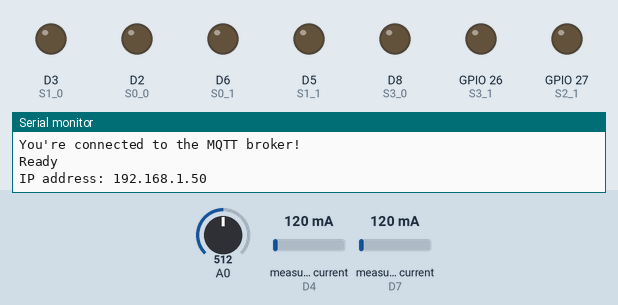
Simulated run of this sketch. Board: ESP8266 (NodeMCU). On the bench: output pins drawn as LEDs (lit = HIGH), the last lines printed to the serial monitor. Inputs (shaded band) come from the test bench; at power-on: A0 = 512, measured current (sensors on D4, D7) 120 mA. WiFi joins after 1.5 s; servers stay silent unless stated; no MQTT or app messages arrive unless stated; pins used as bus, display or sensor lines are not drawn.

Above: at 2.6 s.
At 4.1 s:
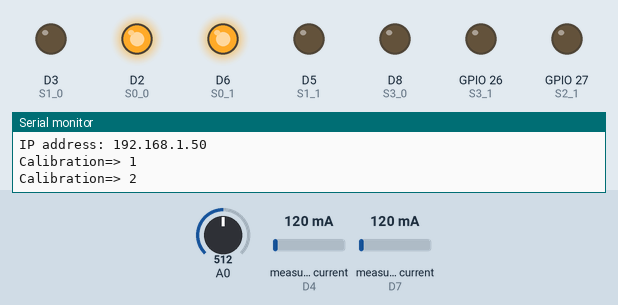
At 6.1 s:
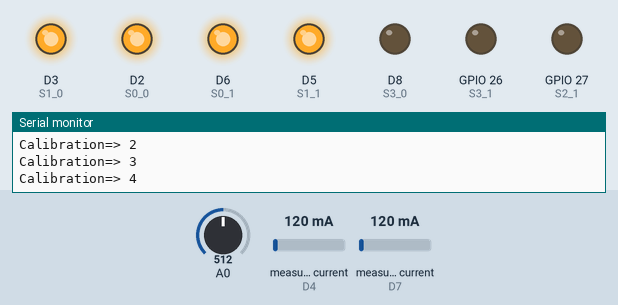
At 9.1 s:
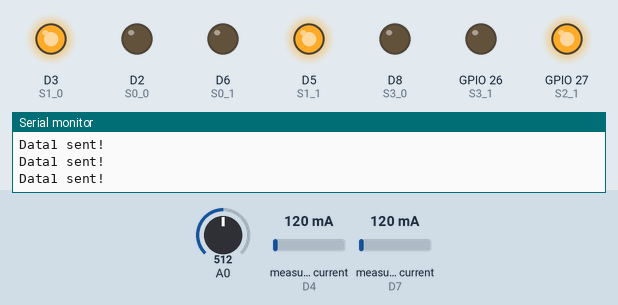
At 13.1 s:
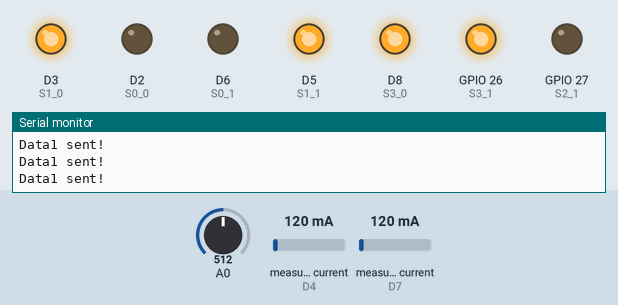
At 21.1 s:
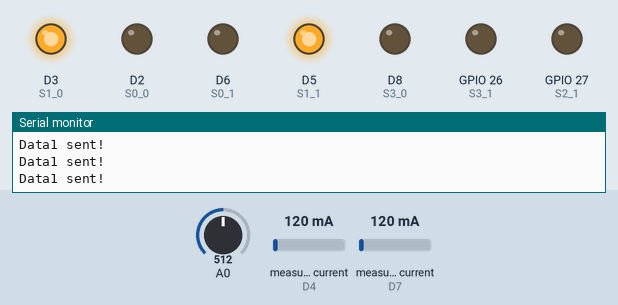
Timing chart, 0 to 22.4 s (numbered marks = the images above):
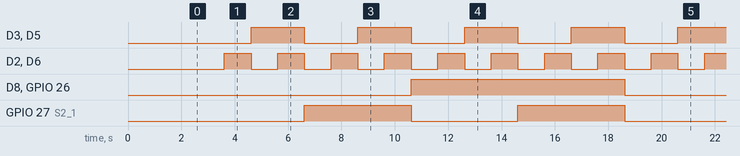

The sketch:

CurrentVoltageMeasureV1.3.ino
```cpp
#include "EmonLib.h"
#include <Filters.h> //Easy library to do the calculations
#include <ArduinoMqttClient.h>
#include <ArduinoOTA.h>
#include <ESP8266WiFi.h>
#include <ESP8266mDNS.h>


#define DEBUG
#define RELEASE

#define AvgSize 50                                 // Avg Size for moving avarage

const char* ssid = "RF_AP1"; //AP SSID
const char* password = "payungteduh123"; //AP PASSWORD

WiFiClient wifiClient;
MqttClient mqttClient(wifiClient);

const char broker[] = "172.16.68.72";
int        port     = 1883;
const char topic[]  = "wheel1/power_meter/esp8266";
const char topic2[]  = "real_unique_topic_2";
const char topic3[]  = "real_unique_topic_3";

//WiFi config
IPAddress local_IP(172, 16, 68, 201);
IPAddress subnet(255, 255, 255, 0);
IPAddress gateway(172, 16, 68, 1);
IPAddress primaryDNS(8, 8, 8, 8);
IPAddress secondaryDNS(8, 8, 4, 4);


// Emon initialize
EnergyMonitor emon0_0;                             // Create an instance emon0
EnergyMonitor emon0_1;                             // Create an instance emon1

// Factor calibration, get from calculate y=mx+c
//float Fcal = 0.807097582;
//float Fcal = 0.349667607;
float Fcal = 0.279467369;

//Define sensor_id
const int sensor_idv = 1;

int calibration = 1;

// Define digital pinout for drive S0,S1,S2,S3 MUX0 & MUX1
const int S0_0 = 4;
const int S1_0 = 0;
const int S2_0 = 2;
const int S3_0 = 15;
const int S0_1 = 12;
const int S1_1 = 14;
const int S2_1 = 27;
const int S3_1 = 26;

char *mux[] = {"0000", //ch0
               "1000", //ok
               "0100", //ok
               "1100", //ok
               "0010", //ok
               "1010", //ok
               "0110", //ok
               "1110", //ok
               "0001", //ok
               "1001", //ok
               "0101", //irms0: ok  irms1: ok
               "1101", //irms0: ok  irms1: ok
               "0011", //irms0: ok  irms1: ok
               "1011", //irms0: ok  irms1: ok
               "0111", //irms0: ok  irms1: ok
               "1111"}; //irms0: ok  irms1: ok

//char *mux[] = {"0011"};

// Define bit MUX variable
String ch_mux;
String mux_bit0;
String mux_bit1;
String mux_bit2;
String mux_bit3;

// Filters Library
float testFrequency = 50;                     // test signal frequency (Hz)
float windowLength = 100.0/testFrequency;     // how long to average the signal, for statistist

float intercept = -0.04; // to be adjusted based on calibration testing
float slope = 0.0405; // to be adjusted based on calibration testing

// MvAvg method variable
uint8_t indexR = 0;uint8_t indexS = 0;uint8_t indexT = 0;
float sumR;float sumS;float sumT;
float readingR[AvgSize];float readingS[AvgSize];float readingT[AvgSize];
float MvAvgR;float MvAvgS;float MvAvgT;

// Define variable volatge value
float VoltsR; // VoltageR
float VoltsS; // VoltageS
float VoltsT; // VoltageT

// Define variable millis old time
int64_t oldtime;
int64_t oldsendtime;
int i = 0;

void setup() {
  Serial.begin(9600);
  emon0_0.current(D4, 38.3);                       // Current: input pin, calibration. ratio/Rburden
  emon0_1.current(D7, 38.3);                       // Current: input pin, calibration. ratio/Rburden

  // Initialiaze digital pinout for drive S0,S1,S2,S3 MUX0
  pinMode(S0_0, OUTPUT);
  pinMode(S1_0, OUTPUT);
  pinMode(S2_0, OUTPUT);
  pinMode(S3_0, OUTPUT);

  // Initialiaze digital pinout for drive S0,S1,S2,S3 MUX1
  pinMode(S0_1, OUTPUT);
  pinMode(S1_1, OUTPUT);
  pinMode(S2_1, OUTPUT);
  pinMode(S3_1, OUTPUT);

  if (!WiFi.config(local_IP, gateway, subnet, primaryDNS, secondaryDNS)) {
    Serial.println("STA Failed to configure");
  }
  WiFi.mode(WIFI_STA);
  WiFi.begin(ssid, password); //WiFi init
  Serial.print("Connecting");
  Serial.println();
  while (WiFi.status() != WL_CONNECTED) { //WiFi not connected
    delay(500);
    Serial.print("=");
  }
  Serial.println("");
  while (WiFi.waitForConnectResult() != WL_CONNECTED) {
    Serial.println("Connection Failed! Rebooting...");
    delay(5000);
    ESP.restart();
  }
  if (WiFi.status() == WL_CONNECTED) { //WiFi connected
    Serial.println("Connected, IP address: ");
    Serial.println(WiFi.localIP());
  }

  Serial.print("Attempting to connect to the MQTT broker: ");
  Serial.println(broker);

  if (!mqttClient.connect(broker, port)) {
    Serial.print("MQTT connection failed! Error code = ");
    Serial.println(mqttClient.connectError());

    while (1);
  }

  Serial.println("You're connected to the MQTT broker!");
  Serial.println();

  //Upload Program Over The Air (OTA)
  ArduinoOTA.setPassword((const char*) "h.123+Gmi8");
  ArduinoOTA.onStart([]() {
    String type;
    if (ArduinoOTA.getCommand() == U_FLASH)
      type = "sketch";
    else // U_SPIFFS
      type = "filesystem";

    // NOTE: if updating SPIFFS this would be the place to unmount SPIFFS using SPIFFS.end()
    Serial.println("Start updating " + type);
  });
  ArduinoOTA.onEnd([]() {
    Serial.println("\nEnd");
  });
  ArduinoOTA.onProgress([](unsigned int progress, unsigned int total) {
    Serial.printf("Progress: %u%%\r", (progress / (total / 100)));
  });
  ArduinoOTA.onError([](ota_error_t error) {
    Serial.printf("Error[%u]: ", error);
    if (error == OTA_AUTH_ERROR) Serial.println("Auth Failed");
    else if (error == OTA_BEGIN_ERROR) Serial.println("Begin Failed");
    else if (error == OTA_CONNECT_ERROR) Serial.println("Connect Failed");
    else if (error == OTA_RECEIVE_ERROR) Serial.println("Receive Failed");
    else if (error == OTA_END_ERROR) Serial.println("End Failed");
  });
  ArduinoOTA.begin();
  Serial.println("Ready");
  Serial.print("IP address: ");
  Serial.println(WiFi.localIP());

  // Initialize value oldtime millis
  oldtime = millis();
  oldsendtime = millis();
}

void loop() {
    // call poll() regularly to allow the library to send MQTT keep alive which
    // avoids being disconnected by the broker
    mqttClient.poll();
    ArduinoOTA.handle();
    RunningStatistics inputStatsR;                        //Easy life lines, actual calculation of the RMS requires a load of coding
    RunningStatistics inputStatsS;
    RunningStatistics inputStatsT;
    inputStatsR.setWindowSecs(windowLength);
    inputStatsS.setWindowSecs(windowLength);
    inputStatsT.setWindowSecs(windowLength);

    while(true) {
      inputStatsR.input(analogRead(D0));                  // log to Stats function
      inputStatsS.input(analogRead(D3));                  // log to Stats function
      inputStatsT.input(analogRead(D6));                  // log to Stats function

        VoltsR = intercept + slope * inputStatsR.sigma(); // Calibartions for offset and amplitude
        VoltsR= VoltsR*(40.3231);                         // Further calibrations for the amplitude
        // movingAvgR method
        sumR = sumR - readingR[indexR];
        readingR[indexR] = VoltsR;
        sumR = sumR + readingR[indexR];
        indexR = indexR + 1;
        if(indexR >= AvgSize){
           indexR = 0;
        }
        MvAvgR = sumR/AvgSize;

        VoltsS = intercept + slope * inputStatsS.sigma(); // Calibartions for offset and amplitude
        VoltsS= VoltsS*(40.3231);                         // Further calibrations for the amplitude
        // movingAvgS method
        sumS = sumS - readingS[indexS];
        readingS[indexS] = VoltsS;
        sumS = sumS + readingS[indexS];
        indexS = indexS + 1;
        if(indexS >= AvgSize){
           indexS = 0;
        }
        MvAvgS = sumS/AvgSize;

        VoltsT = intercept + slope * inputStatsT.sigma(); // Calibartions for offset and amplitude
        VoltsT= VoltsT*(40.3231);                         // Further calibrations for the amplitude
        // movingAvgR method
        sumT = sumT - readingT[indexT];
        readingT[indexT] = VoltsT;
        sumT = sumT + readingT[indexT];
        indexT = indexT + 1;
        if(indexT >= AvgSize){
           indexT = 0;
        }
        MvAvgT = sumT/AvgSize;

        // Method to switching MUX
        if((millis() - oldtime) > 0){
          if((millis() - oldtime) >= 1000){
            oldtime = millis();
            ch_mux = mux[i];
            mux_bit0 = ch_mux.substring(0,1); mux_bit1 = ch_mux.substring(1,2); mux_bit2 = ch_mux.substring(2,3); mux_bit3 = ch_mux.substring(3,4);
    //        Serial.println(ch_mux);
    //        Serial.print(mux_bit0);Serial.print("|");Serial.print(mux_bit1);Serial.print("|");Serial.print(mux_bit2);Serial.print("|");Serial.println(mux_bit3);

            digitalWrite(S0_0, mux_bit0.toInt());digitalWrite(S1_0,mux_bit1.toInt());digitalWrite(S2_0,mux_bit2.toInt());digitalWrite(S3_0,mux_bit3.toInt());
            digitalWrite(S0_1,mux_bit0.toInt());digitalWrite(S1_1,mux_bit1.toInt());digitalWrite(S2_1,mux_bit2.toInt());digitalWrite(S3_1,mux_bit3.toInt());

            float Irms0_0 = emon0_0.calcIrms(1800)*Fcal;
            float Irms0_1 = emon0_1.calcIrms(1800)*Fcal;

//            Serial.print("|Irms0_");Serial.print(i);Serial.print(":");Serial.print(Irms0_0);
//            Serial.print("|Irms1_");Serial.print(i+16);Serial.print(":");Serial.print(Irms0_1);
//            Serial.print( "|VRMS_R: " );Serial.print(MvAvgR);
//            Serial.print( "|VRMS_S: " );Serial.print(MvAvgS);
//            Serial.print( "|VRMS_T: " );Serial.println(MvAvgT);

            String _sendData1 = "[{\"sensor_id\":\"";
            _sendData1 += sensor_idv;
            _sendData1 += "\",\"voltage_r\":\"";
            _sendData1 += MvAvgR;
            _sendData1 += "\",\"voltage_s\":\"";
            _sendData1 += MvAvgS;
            _sendData1 += "\",\"voltage_t\":\"";
            _sendData1 += MvAvgT;

            _sendData1 += "\"},{\"sensor_id\":\"";
            _sendData1 += i;
            _sendData1 += "\",\"current_mx0\":\"";
            _sendData1 += Irms0_0;

            _sendData1 += "\"},{\"sensor_id\":\"";
            _sendData1 += i+16;
            _sendData1 += "\",\"current_mx1\":\"";
            _sendData1 += Irms0_1;

//          Serial.println(_sendData1);
            char dataBuffer1[2048];
            _sendData1.toCharArray(dataBuffer1, 2048);
            if (calibration < 5) {
              Serial.print("Calibration=> ");
              Serial.println(calibration);
              calibration++;
            } else {
              mqttClient.beginMessage(topic);
              mqttClient.printf(dataBuffer1);
              mqttClient.endMessage();
              Serial.println("Data1 sent!");
              digitalWrite(13, HIGH);
              delay(200);
              digitalWrite(13, LOW);
              delay(200);
            }

            i++;
            if(i>15){
              i =0;
            }
          }
        } else {
          if((millis() - oldtime) <= 0){
            oldtime=0;  //Reset variable oldtime to zero;
          }
      }

/*      // Method send data every 30 second
      if((millis() - oldsendtime)>0){
        if((millis() - oldsendtime)>= 30000){

        }
      }else{
        if((millis() - oldsendtime)<=0){
          oldsendtime = 0;  //Reset variable oldsendtime to zero;
        }
      } */
   }
}
```

Measured:
- by itself, D3 (S1_0), D5 (S1_1): alternates HIGH for 2.0 s and LOW for 2.0 s
- by itself, D2 (S0_0), D6 (S0_1): alternates HIGH for 1.0 s and LOW for 1.0 s
- by itself, D8 (S3_0), GPIO 26 (S3_1): alternates HIGH for 8.0 s and LOW for 8.0 s
- by itself, GPIO 27 (S2_1): alternates HIGH for 4.0 s and LOW for 4.0 s
